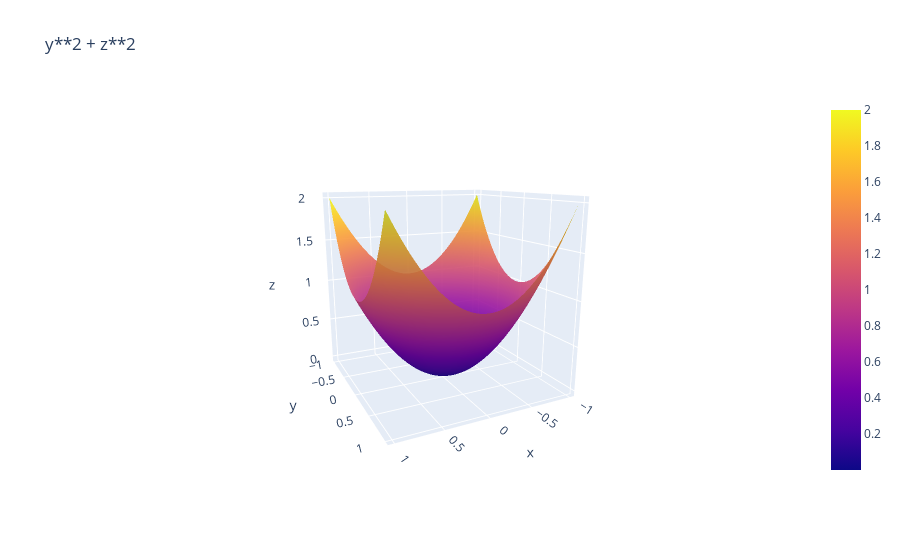

Notebook source saved alongside this figure:
### Markdown cell above
O Plotly pode desenhar ótimos gráficos como este, mas o `av.plot3d` tem suas
limitações. Por exemplo, se quiséssemos plotar o gráfico de $x = y^2 + z^2$ ? Você
deve saber, olhando para esta equação, que este é um paraboloide, assim como a
nossa imagem acima, exceto que este se abre na direção do eixo x positivo.
Suponha que tentássemos traçar isso com `av.plot3d` :

### Code cell
av.plot3d(z**2+y**2, (y,-1,1),(z,-1,1))

### Figure 1 — Plotly figure (JSON) as saved in the notebook; plotly's stock layout.template omitted (floating-point values rounded to 4 significant figures; data arrays with more than 128 entries replaced by an {"elided": "..."} marker saying what was removed)
{"data": [{"name": "y**2 + z**2", "opacity": 0.9, "showlegend": false, "type": "surface", "x": {"elided": "50x50 float values"}, "y": {"elided": "50x50 float values"}, "z": {"elided": "50x50 float values"}}], "layout": {"autosize": true, "scene": {"aspectmode": "cube", "aspectratio": {"x": 1, "y": 1, "z": 1}, "camera": {"center": {"x": 0, "y": 0, "z": 0}, "eye": {"x": 1.036, "y": 2.129, "z": 0.5997}, "projection": {"type": "perspective"}, "up": {"x": 0, "y": 0, "z": 1}}}, "title": {"text": "y**2 + z**2"}, "xaxis": {"title": {"text": "X"}}, "yaxis": {"title": {"text": "Y"}}}}
